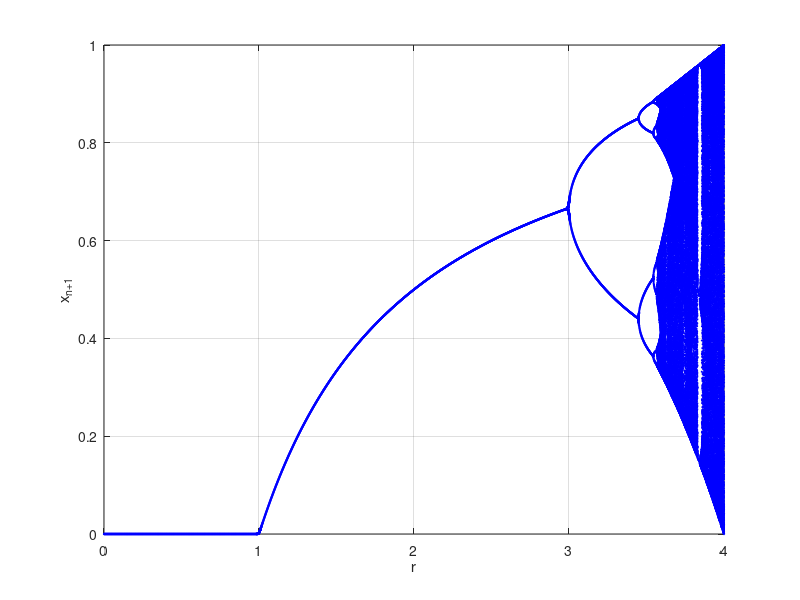

MATLAB code to generate this figure: (Note: this script raises an error after producing the figure.)
rr = 0:0.001:4;
PERIODS = 500;
MAX_POINTS = 200;
%MAX_POINTS = 499;
TITLE = 'LOGISTIC MAP NO MAX POINTS'
TITLE = 'LOGISTIC MAP (MAX POINTS == 200)'
%TITLE = 'LOGISTIC MAP (MAX POINTS == 200, no unique, no rounding)'
%TITLE = 'LOGISTIC MAP (MAX POINTS == 200, no unique but rounding)'
XX_START = 0.5;
SCALE = 10000;
data = [];
for i = 1:length(rr)
    r = rr(i);
    xx = zeros(1, PERIODS);
    xx(1) = XX_START;
    
    for j = 1:PERIODS - 1
        xx(j + 1) = r * xx(j) * (1 - xx(j));
    end
    xx_unique = unique(round(SCALE * xx(end-MAX_POINTS:end)));
    %xx_unique = round(SCALE * xx(end-MAX_POINTS:end));
    %xx_unique = xx(end-MAX_POINTS:end);
    %length(xx)
    %length(xx_unique)
    for k = 1:length(xx_unique)
        data = [data; [r xx_unique(k) / SCALE]];
        %data = [data; [r xx_unique(k)]];
    end
end
        
close all
figure
p = plot(data(:,1), data(:,2), 'bo', 'MarkerSize', 1, 'MarkerFaceColor', 'b');
xlabel('r');
ylabel('x_{n+1}');
grid on

currentFigure = gcf;
title(currentFigure.Children(end), [sprintf('%s\n', TITLE)]);